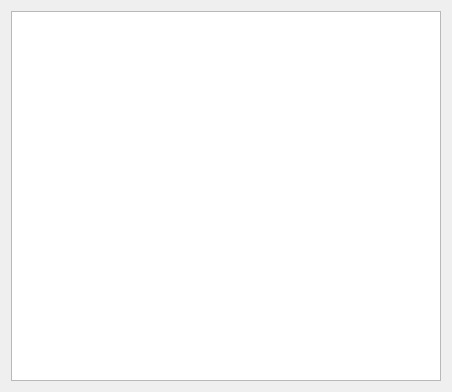
<?xml version="1.0" encoding="UTF-8"?>
<ui version="4.0">
 <class>Form</class>
 <widget class="QWidget" name="Form">
  <property name="geometry">
   <rect>
    <x>0</x>
    <y>0</y>
    <width>452</width>
    <height>392</height>
   </rect>
  </property>
  <property name="windowTitle">
   <string>Информация о файле</string>
  </property>
  <layout class="QVBoxLayout" name="verticalLayout_2">
   <item>
    <widget class="QTextEdit" name="textEdit">
     <property name="readOnly">
      <bool>true</bool>
     </property>
    </widget>
   </item>
  </layout>
 </widget>
 <resources/>
 <connections/>
</ui>
